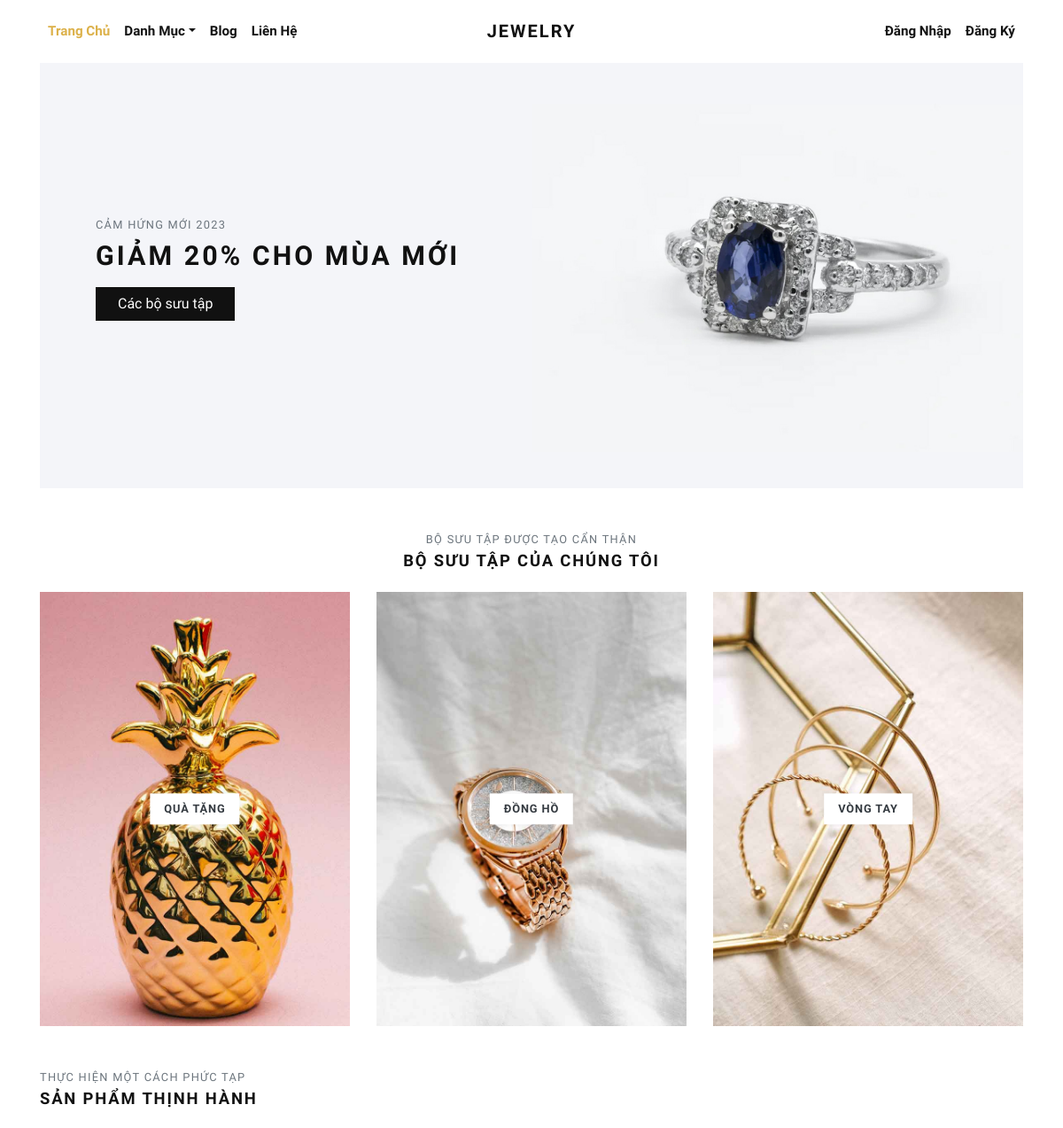
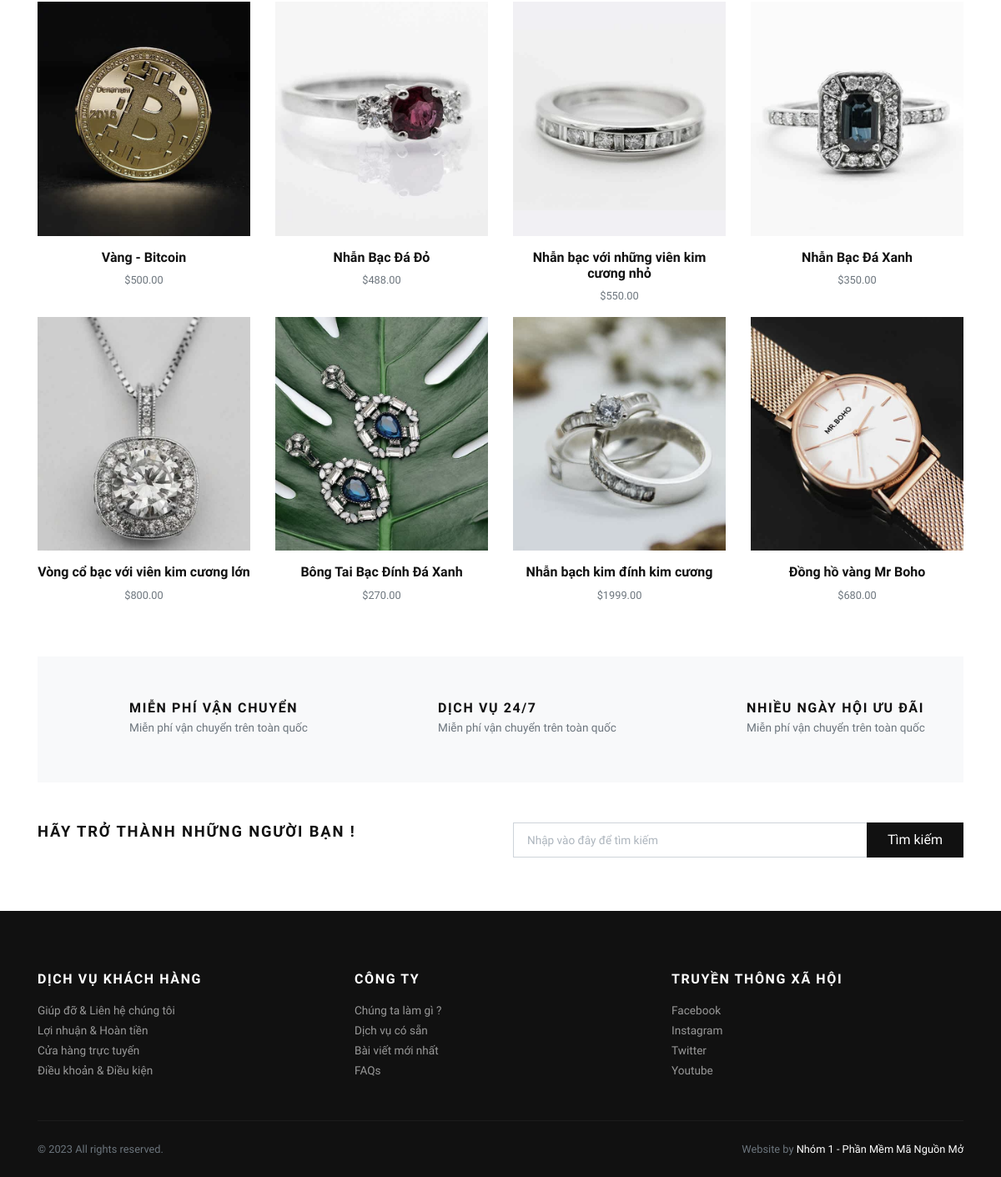
The page / on the database its author committed (2 pictures, top to bottom).
### store/models.py (models this page shows, shortened)
class Category(models.Model):
    title = models.CharField(max_length=50, verbose_name="Category Title")
    slug = models.SlugField(max_length=55, verbose_name="Category Slug")
    description = models.TextField(blank=True, verbose_name="Category Description")
    category_image = models.ImageField(upload_to='category', blank=True, null=True, verbose_name="Category Image")
    is_active = models.BooleanField(verbose_name="Is Active?")
    is_featured = models.BooleanField(verbose_name="Is Featured?")
    created_at = models.DateTimeField(auto_now_add=True, verbose_name="Created Date")
    updated_at = models.DateTimeField(auto_now=True, verbose_name="Updated Date")
    class Meta:
        verbose_name_plural = 'Categories'
        ordering = ('-created_at', )

class Product(models.Model):
    title = models.CharField(max_length=150, verbose_name="Product Title")
    slug = models.SlugField(max_length=160, verbose_name="Product Slug")
    sku = models.CharField(max_length=255, unique=True, verbose_name="Unique Product ID (SKU)")
    short_description = models.TextField(verbose_name="Short Description")
    detail_description = models.TextField(blank=True, null=True, verbose_name="Detail Description")
    product_image = models.ImageField(upload_to='product', blank=True, null=True, verbose_name="Product Image")
    price = models.DecimalField(max_digits=8, decimal_places=2)
    category = models.ForeignKey(Category, verbose_name="Product Categoy", on_delete=models.CASCADE)
    is_active = models.BooleanField(verbose_name="Is Active?")
    is_featured = models.BooleanField(verbose_name="Is Featured?")
    created_at = models.DateTimeField(auto_now_add=True, verbose_name="Created Date")
    updated_at = models.DateTimeField(auto_now=True, verbose_name="Updated Date")
    class Meta:
        verbose_name_plural = 'Products'
        ordering = ('-created_at', )

### store/views.py (the view)
# urls.py: path('', views.home, name="home"),
def home(request):
    categories = Category.objects.filter(is_active=True, is_featured=True)[:3]
    products = Product.objects.filter(is_active=True, is_featured=True)[:8]
    context = {
        'categories': categories,
        'products': products,
    }
    return render(request, 'store/index.html', context)

### templates/store/index.html (shortened to what this page needs)
{% extends 'base.html' %}
{% load static %}
      {% block content %}
      <div class="container">
        <section class="hero pb-3 bg-cover bg-center d-flex align-items-center" style="background: url({% static 'img/hero-jewlrey-banner.jpg' %})">
          <div class="container py-5">
            <div class="row px-4 px-lg-5">
              <div class="col-lg-6">
                <p class="text-muted small text-uppercase mb-2">Cảm Hứng Mới 2023</p>
                <h1 class="h2 text-uppercase mb-3">Giảm 20% cho mùa mới </h1><a class="btn btn-dark" href="{% url 'store:all-categories' %}">Các bộ sưu tập</a>
              </div>
            </div>
          </div>
        </section>
        <section class="pt-5">
          <header class="text-center">
            <p class="small text-muted small text-uppercase mb-1">Bộ sưu tập được tạo cẩn thận</p>
            <h2 class="h5 text-uppercase mb-4">Bộ sưu tập của chúng tôi</h2>
          </header>
          <div class="row">
          {% if categories %}
            {% for category in categories %}
              <div class="col-md-4 mb-4 mb-md-0">
                <a class="category-item" href="{% url 'store:category-products' category.slug %}">
                  <strong class="category-item-title">{{ category.title }}</strong>
                </a>
              </div>
            {% endfor %}
          {% endif %}
          </div>
        </section>
        <section class="py-5">
          <header>
            <p class="small text-muted small text-uppercase mb-1">Thực hiện một cách phức tạp</p>
            <h2 class="h5 text-uppercase mb-4">Sản phẩm thịnh hành</h2>
          </header>
          <div class="row">
            {% if products %}
              {% for product in products %}
                <div class="col-xl-3 col-lg-4 col-sm-6">
                  <div class="product text-center">
                    <div class="position-relative mb-3">
                      <a class="d-block" href="{% url 'store:product-detail' product.slug %}">
                        {% if product.product_image %}
                          <img class="img-fluid w-100" src="{{ product.product_image.url }}" alt="{{product.title}}">
                        {% else %}
                          <img class="img-fluid w-100" src="{% static 'img/product-1.jpg' %}" alt="{{product.title}}">
                        {% endif %}
                      </a>
                    </div>
                    <h6> <a class="reset-anchor" href="detail.html">{{ product.title }}</a></h6>
                    <p class="small text-muted">${{product.price}}</p>
                  </div>
                </div>
              {% endfor %}
            {% endif %}
          </div>
        </section>
        <section class="py-5 bg-light">
          <div class="container">
            <div class="row text-center">
              <div class="col-lg-4 mb-3 mb-lg-0">
                <div class="d-inline-block">
                  <div class="media align-items-end">
                    <svg class="svg-icon svg-icon-big svg-icon-light">
                      <use xlink:href="#delivery-time-1"> </use>
                    </svg>
                    <div class="media-body text-left ml-3">
                      <h6 class="text-uppercase mb-1">Miễn phí vận chuyển</h6>
                      <p class="text-small mb-0 text-muted">Miễn phí vận chuyển trên toàn quốc</p>
                    </div>
                  </div>
                </div>
              </div>
              <div class="col-lg-4 mb-3 mb-lg-0">
                <div class="d-inline-block">
                  <div class="media align-items-end">
                    <svg class="svg-icon svg-icon-big svg-icon-light">
                      <use xlink:href="#helpline-24h-1"> </use>
                    </svg>
                    <div class="media-body text-left ml-3">
                      <h6 class="text-uppercase mb-1">Dịch vụ 24/7</h6>
                      <p class="text-small mb-0 text-muted">Miễn phí vận chuyển trên toàn quốc</p>
                    </div>
                  </div>
                </div>
              </div>
              <div class="col-lg-4">
                <div class="d-inline-block">
                  <div class="media align-items-end">
                    <svg class="svg-icon svg-icon-big svg-icon-light">
                      <use xlink:href="#label-tag-1"> </use>
                    </svg>
                    <div class="media-body text-left ml-3">
                      <h6 class="text-uppercase mb-1">Nhiều ngày hội ưu đãi</h6>
                      <p class="text-small mb-0 text-muted">Miễn phí vận chuyển trên toàn quốc</p>
                    </div>
                  </div>
                </div>
              </div>
            </div>
          </div>
        </section>
        <section class="py-5">
          <div class="container p-0">
            <div class="row">
              <div class="col-lg-6 mb-3 mb-lg-0">
                <h5 class="text-uppercase">Hãy trở thành những người bạn !</h5>
              </div>
              <div class="col-lg-6">
                <form action="#">
                  <div class="input-group flex-column flex-sm-row mb-3">
                    <input class="form-control form-control-lg py-3" type="search" placeholder="Nhập vào đây để tìm kiếm" aria-describedby="button-addon2">
                    <div class="input-group-append">
                      <button class="btn btn-dark btn-block" id="button-addon2" type="submit">Tìm kiếm</button>
                    </div>
                  </div>
                </form>
              </div>
            </div>
          </div>
        </section>
      </div>
      {% endblock content %}

### templates/base.html (shortened to what this page needs)
{% load static %}
<!DOCTYPE html>
<html>
  <head>
    <link rel="stylesheet" href="{% static 'vendor/bootstrap/css/bootstrap.min.css' %}">
    <link rel="stylesheet" href="{% static 'vendor/lightbox2/css/lightbox.min.css' %}">
    <link rel="stylesheet" href="{% static 'vendor/nouislider/nouislider.min.css' %}">
    <link rel="stylesheet" href="{% static 'vendor/bootstrap-select/css/bootstrap-select.min.css' %}">
    <link rel="stylesheet" href="{% static 'vendor/owl.carousel2/assets/owl.carousel.min.css' %}">
    <link rel="stylesheet" href="{% static 'vendor/owl.carousel2/assets/owl.theme.default.css' %}">
    <link rel="stylesheet" href="{% static 'css/style.default.css' %}" id="theme-stylesheet">
    <link rel="stylesheet" href="{% static 'css/custom.css' %}">
  </head>
  <body>
    <div class="page-holder">
      {% include 'navbar.html' %}
      {% block content %}
      {% endblock content %}
      {% include 'footer.html' %}
      {% include 'scripts.html' %}

### templates/navbar.html (shortened to what this page needs)
{% load static %}
      <header class="header bg-white">
        <div class="container px-0 px-lg-3">
          <nav class="navbar navbar-expand-lg navbar-light py-3 px-lg-0"><a class="navbar-brand" href="{% url 'store:home' %}"><span class="font-weight-bold text-uppercase text-dark">Jewelry</span></a>
            <div class="collapse navbar-collapse" id="navbarSupportedContent">
              <ul class="navbar-nav mr-auto">
                <li class="nav-item">
                  <a class="nav-link active" href="{% url 'store:home' %}">Trang Chủ</a>
                </li>
                <li class="nav-item dropdown"><a class="nav-link dropdown-toggle" id="pagesDropdown" href="#" data-toggle="dropdown" aria-haspopup="true" aria-expanded="false">Danh Mục</a>
                </li>
                <li class="nav-item">
                  <a class="nav-link" href="{% url 'store:home' %}">Blog</a>
                </li>
                <li class="nav-item">
                  <a class="nav-link" href="{% url 'store:home' %}">Liên Hệ</a>
                </li>
              </ul>
              <ul class="navbar-nav ml-auto">
                {% if request.user.is_authenticated %}
                  <li class="nav-item"><a class="nav-link" href="{% url 'store:cart' %}"> <i class="fas fa-dolly-flatbed mr-1 text-gray"></i>Giỏ Hàng<small class="text-gray">({{cart_items.count}})</small></a></li>
                  <li class="nav-item"><a class="nav-link" href="#"> <i class="far fa-heart mr-1"></i><small class="text-gray"> (0)</small></a></li>
                  {% comment %} <li class="nav-item"><a class="nav-link" href="#"> <i class="fas fa-user-alt mr-1 text-gray"></i>My Account</a></li> {% endcomment %}
                  <li class="nav-item dropdown"><a class="nav-link dropdown-toggle" id="pagesDropdown" href="#" data-toggle="dropdown" aria-haspopup="true" aria-expanded="false"><i class="fas fa-user-alt mr-1 text-gray"></i>Tài khoản của tôi</a></a>
                  <div class="dropdown-menu mt-3" aria-labelledby="pagesDropdown">
                      <a class="dropdown-item border-0 transition-link" href="{% url 'store:profile' %}">Hồ Sơ</a>
                      <a class="dropdown-item border-0 transition-link" href="{% url 'store:cart' %}">Giỏ Hàng</a>
                      <a class="dropdown-item border-0 transition-link" href="{% url 'store:orders' %}">Đơn Đặt Hàng</a>
                      <a class="dropdown-item border-0 transition-link" href="{% url 'store:password-change' %}">Đổi Mật Khẩu</a>
                    <hr>
                    <a class="dropdown-item border-0 transition-link" href="{% url 'store:logout' %}">Đăng Xuất</a>
                </li>
                {% else %}
                  <li class="nav-item"><a class="nav-link" href="{% url 'store:login' %}">Đăng Nhập</a></li>
                  <li class="nav-item"><a class="nav-link" href="{% url 'store:register' %}">Đăng Ký</a></li>
                {% endif %}
              </ul>
            </div>
          </nav>
        </div>
      </header>

### templates/footer.html
<footer class="bg-dark text-white">
        <div class="container py-4">
          <div class="row py-5">
            <div class="col-md-4 mb-3 mb-md-0">
              <h6 class="text-uppercase mb-3">Dịch vụ khách hàng</h6>
              <ul class="list-unstyled mb-0">
                <li><a class="footer-link" href="#">Giúp đỡ & Liên hệ chúng tôi</a></li>
                <li><a class="footer-link" href="#">Lợi nhuận & Hoàn tiền</a></li>
                <li><a class="footer-link" href="#">Cửa hàng trực tuyến</a></li>
                <li><a class="footer-link" href="#">Điều khoản & Điều kiện</a></li>
              </ul>
            </div>
            <div class="col-md-4 mb-3 mb-md-0">
              <h6 class="text-uppercase mb-3">Công Ty</h6>
              <ul class="list-unstyled mb-0">
                <li><a class="footer-link" href="#">Chúng ta làm gì ?</a></li>
                <li><a class="footer-link" href="#">Dịch vụ có sẵn</a></li>
                <li><a class="footer-link" href="#">Bài viết mới nhất</a></li>
                <li><a class="footer-link" href="#">FAQs</a></li>
              </ul>
            </div>
            <div class="col-md-4">
              <h6 class="text-uppercase mb-3">Truyền thông xã hội</h6>
              <ul class="list-unstyled mb-0">
                <li><a class="footer-link" href="#">Facebook</a></li>
                <li><a class="footer-link" href="#">Instagram</a></li>
                <li><a class="footer-link" href="#">Twitter</a></li>
                <li><a class="footer-link" href="#">Youtube</a></li>
              </ul>
            </div>
          </div>
          <div class="border-top pt-4" style="border-color: #1d1d1d !important">
            <div class="row">
              <div class="col-lg-6">
                <p class="small text-muted mb-0">&copy; 2023 All rights reserved.</p>
              </div>
              <div class="col-lg-6 text-lg-right">
                <p class="small text-muted mb-0">Website by <a class="text-white reset-anchor" href="#" target="_blank">Nhóm 1 - Phần Mềm Mã Nguồn Mở</a></p>
              </div>
            </div>
          </div>
        </div>
      </footer>

### templates/scripts.html (shortened to what this page needs)
{% load static %}
      <link rel="stylesheet" href="https://use.fontawesome.com/releases/v5.7.1/css/all.css">
    </div>
  </body>
</html>

### rows shown on the page
Category: title "QUÀ TẶNG"
Category: title "ĐỒNG HỒ"
Category: title "VÒNG TAY"
Product: product_image (picture), title "Vàng - Bitcoin", price "500.00"
Product: product_image (picture), title "Nhẫn Bạc Đá Đỏ", price "488.00"
Product: product_image (picture), title "Nhẫn bạc với những viên kim cương nhỏ", price "550.00"
Product: product_image (picture), title "Nhẫn Bạc Đá Xanh", price "350.00"
Product: product_image (picture), title "Vòng cổ bạc với viên kim cương lớn", price "800.00"
Product: product_image (picture), title "Bông Tai Bạc Đính Đá Xanh", price "270.00"
Product: product_image (picture), title "Nhẫn bạch kim đính kim cương", price "1999.00"
Product: product_image (picture), title "Đồng hồ vàng Mr Boho", price "680.00"
